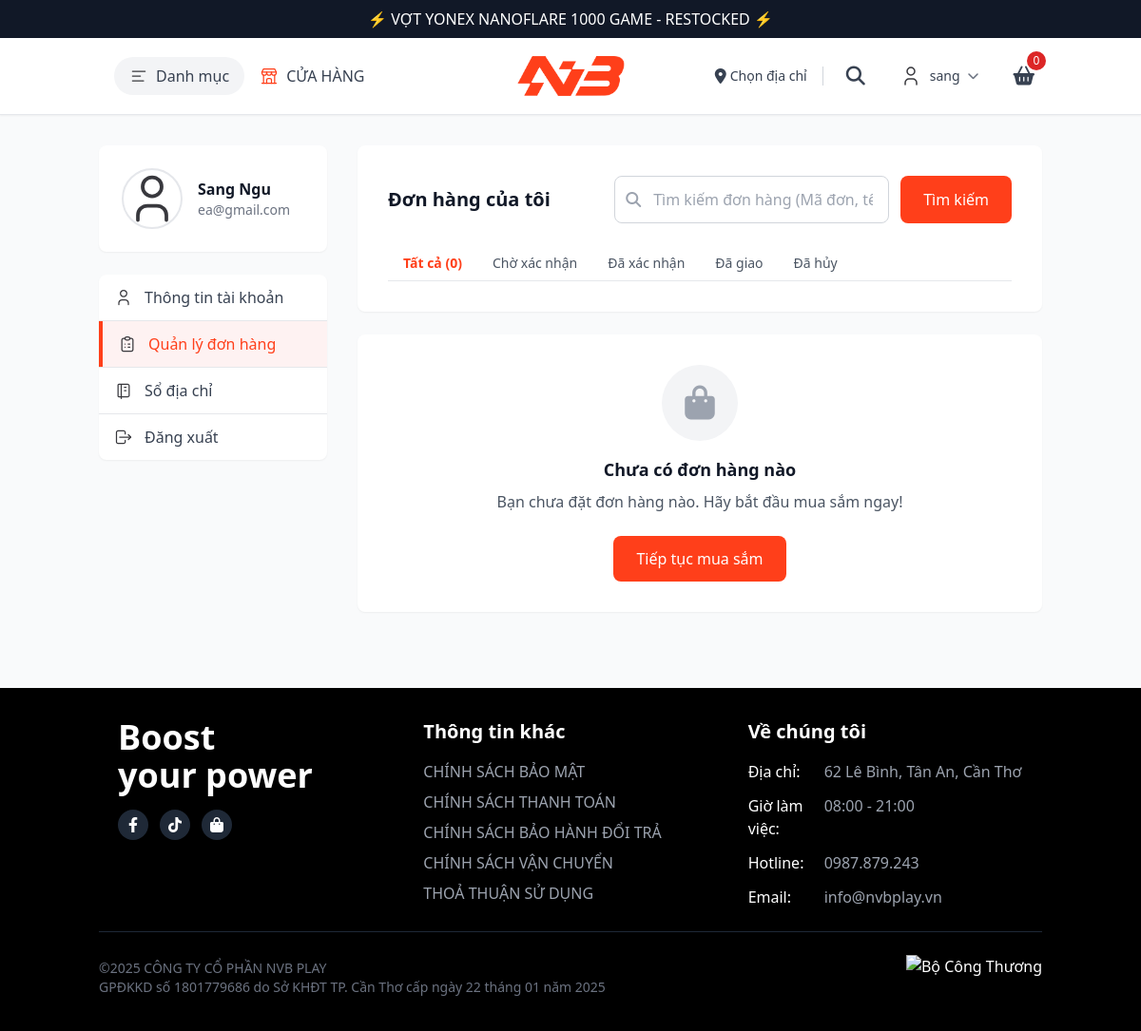
/view/my-account/orders.php (signed in), run on the app's committed database.
### tables this page shows
CREATE TABLE `users` (
  `User_id` int(11) NOT NULL,
  `Username` varchar(50) NOT NULL,
  `password` varchar(255) NOT NULL,
  `Ho_ten` varchar(100) DEFAULT NULL,
  `email` varchar(100) DEFAULT NULL,
  `SDT` varchar(15) DEFAULT NULL,
  `role` tinyint(1) DEFAULT 0,
  `status` tinyint(1) DEFAULT 1,
  `created_at` datetime DEFAULT current_timestamp()
);

### view/my-account/orders.php (the view, shortened to what the rows shown need)
<?php
require_once '../../control/connect.php';
$user_id = (int) $_SESSION['user_id'];
$stmt = $conn->prepare("SELECT User_id, username, ho_ten, email, SDT FROM users WHERE User_id = ?");
$stmt->bind_param("i", $user_id);
$stmt->execute();
$user_info = $stmt->get_result()->fetch_assoc();
$is_logged_in = true;
$user_info = [
    'user_id' => $_SESSION['user_id'] ?? '',
    'username' => $_SESSION['username'] ?? '',
    'ho_ten' => $_SESSION['ho_ten'] ?? '',
    'email' => $_SESSION['email'] ?? '',
    'role' => $_SESSION['role'] ?? 0
];
?>
<!DOCTYPE html>
<html lang="vi">
<head>
    <script src="https://cdn.tailwindcss.com"></script>
    <link rel="stylesheet" href="https://cdnjs.cloudflare.com/ajax/libs/font-awesome/6.4.0/css/all.min.css">
</head>
<body class="font-sans antialiased bg-gray-50">
    <div id="wrapper" class="min-h-screen flex flex-col">
        <header id="header" class="sticky top-0 z-40 bg-white shadow-sm">
            <div class="header-wrapper">
                <div id="masthead" class="py-2 md:py-3 border-b">
                    <div class="container mx-auto px-4">
                        <div id="defaultHeader" class="grid grid-cols-[1fr,auto,1fr] items-center gap-0 relative">
                            <div class="flex items-center justify-end">
                                <div class="hidden md:flex items-center space-x-4">
                                    <div class="user-dropdown relative">
                                        <?php if ($is_logged_in): ?>
                                            <button id="userToggle"
                                                class="flex items-center space-x-2 hover:bg-gray-100 px-3 py-2 rounded-lg transition">
                                                <img src="../../img/icons/account.svg" class="w-6 h-6" alt="Account">
                                                <span
                                                    class="text-sm font-medium text-gray-700"><?php echo htmlspecialchars($user_info['username']); ?></span>
                                                <i class="fas fa-chevron-down text-xs text-gray-500"></i>
                                            </button>
                                        <?php endif; ?>
                                    </div>
                                </div>
                            </div>
                        </div>
                    </div>
                </div>
        </header>
        <main class="flex-1">
            <div class="container mx-auto px-4 py-4 md:py-8">
                <div class="flex flex-col lg:flex-row gap-4 md:gap-8">
                    <div class="lg:w-1/4">
                        <div class="bg-white rounded-lg shadow-sm p-4 md:p-6 mb-4 md:mb-6">
                            <div class="flex items-center space-x-3 md:space-x-4">
                                <div class="flex-1">
                                    <h3 class="font-semibold text-gray-900">
                                        <?php echo htmlspecialchars($user_info['ho_ten'] ?? 'Khách hàng'); ?>
                                    </h3>
                                    <p class="text-sm text-gray-500">
                                        <?php echo htmlspecialchars($user_info['email'] ?? ''); ?>
                                    </p>
                                </div>
                            </div>
                        </div>
                    </div>
                </div>
            </div>
        </main>
    </div>
</body>
</html>

### data on the page
users: Username "sang", Ho_ten "Sang Ngu", email "ea@gmail.com"

### other printed values
$cart_count "0"
$total_orders "0"
